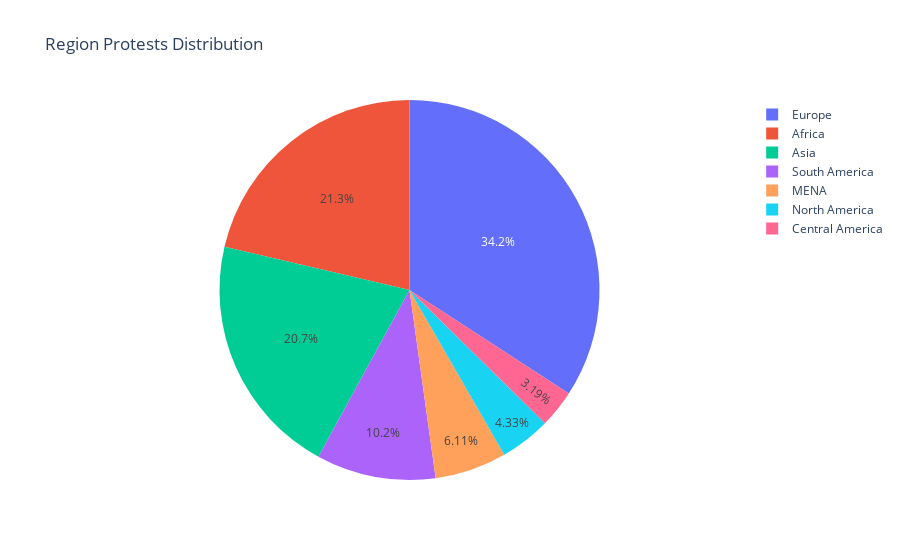

Write notebook code for a chart like this one.
### Code cell
fig = px.pie(gr, values='count', names='region', title='Region Protests Distribution')
iplot(fig)

### Figure 1 — Plotly figure (JSON) as saved in the notebook; plotly's stock layout.template omitted (floating-point values rounded to 4 significant figures)
{"data": [{"domain": {"x": [0, 1], "y": [0, 1]}, "hovertemplate": "region=%{label}<br>count=%{value}<extra></extra>", "labels": ["Africa", "Asia", "Central America", "Europe", "MENA", "North America", "South America"], "legendgroup": "", "name": "", "showlegend": true, "type": "pie", "values": [2427, 2353, 363, 3885, 695, 492, 1155]}], "layout": {"legend": {"tracegroupgap": 0}, "title": {"text": "Region Protests Distribution"}}}
